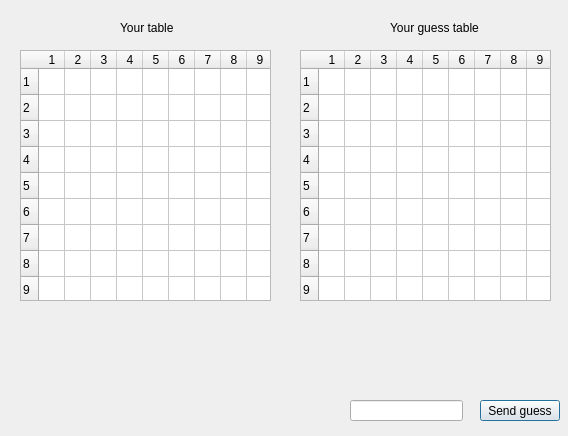
<?xml version="1.0" encoding="UTF-8"?>
<ui version="4.0">
 <class>GameDialog</class>
 <widget class="QDialog" name="GameDialog">
  <property name="geometry">
   <rect>
    <x>0</x>
    <y>0</y>
    <width>568</width>
    <height>436</height>
   </rect>
  </property>
  <property name="windowTitle">
   <string>Dialog</string>
  </property>
  <widget class="QPushButton" name="guessButton">
   <property name="geometry">
    <rect>
     <x>480</x>
     <y>400</y>
     <width>80</width>
     <height>21</height>
    </rect>
   </property>
   <property name="text">
    <string>Send guess</string>
   </property>
  </widget>
  <widget class="QLineEdit" name="lineEdit">
   <property name="geometry">
    <rect>
     <x>350</x>
     <y>400</y>
     <width>113</width>
     <height>21</height>
    </rect>
   </property>
  </widget>
  <widget class="QLabel" name="label">
   <property name="geometry">
    <rect>
     <x>10</x>
     <y>390</y>
     <width>191</width>
     <height>61</height>
    </rect>
   </property>
   <property name="text">
    <string/>
   </property>
  </widget>
  <widget class="QTableWidget" name="playerTable">
   <property name="geometry">
    <rect>
     <x>20</x>
     <y>50</y>
     <width>251</width>
     <height>251</height>
    </rect>
   </property>
   <property name="verticalScrollBarPolicy">
    <enum>Qt::ScrollBarAlwaysOff</enum>
   </property>
   <property name="horizontalScrollBarPolicy">
    <enum>Qt::ScrollBarAlwaysOff</enum>
   </property>
   <property name="autoScroll">
    <bool>false</bool>
   </property>
   <property name="rowCount">
    <number>10</number>
   </property>
   <property name="columnCount">
    <number>10</number>
   </property>
   <attribute name="horizontalHeaderMinimumSectionSize">
    <number>1</number>
   </attribute>
   <attribute name="horizontalHeaderDefaultSectionSize">
    <number>26</number>
   </attribute>
   <attribute name="verticalHeaderMinimumSectionSize">
    <number>1</number>
   </attribute>
   <attribute name="verticalHeaderDefaultSectionSize">
    <number>26</number>
   </attribute>
   <row/>
   <row/>
   <row/>
   <row/>
   <row/>
   <row/>
   <row/>
   <row/>
   <row/>
   <row/>
   <column/>
   <column/>
   <column/>
   <column/>
   <column/>
   <column/>
   <column/>
   <column/>
   <column/>
   <column/>
  </widget>
  <widget class="QTableWidget" name="guessTable">
   <property name="geometry">
    <rect>
     <x>300</x>
     <y>50</y>
     <width>251</width>
     <height>251</height>
    </rect>
   </property>
   <property name="verticalScrollBarPolicy">
    <enum>Qt::ScrollBarAlwaysOff</enum>
   </property>
   <property name="horizontalScrollBarPolicy">
    <enum>Qt::ScrollBarAlwaysOff</enum>
   </property>
   <property name="autoScroll">
    <bool>false</bool>
   </property>
   <property name="rowCount">
    <number>10</number>
   </property>
   <property name="columnCount">
    <number>10</number>
   </property>
   <attribute name="horizontalHeaderMinimumSectionSize">
    <number>1</number>
   </attribute>
   <attribute name="horizontalHeaderDefaultSectionSize">
    <number>26</number>
   </attribute>
   <attribute name="verticalHeaderMinimumSectionSize">
    <number>1</number>
   </attribute>
   <attribute name="verticalHeaderDefaultSectionSize">
    <number>26</number>
   </attribute>
   <row/>
   <row/>
   <row/>
   <row/>
   <row/>
   <row/>
   <row/>
   <row/>
   <row/>
   <row/>
   <column/>
   <column/>
   <column/>
   <column/>
   <column/>
   <column/>
   <column/>
   <column/>
   <column/>
   <column/>
  </widget>
  <widget class="QLabel" name="label_2">
   <property name="geometry">
    <rect>
     <x>120</x>
     <y>20</y>
     <width>71</width>
     <height>16</height>
    </rect>
   </property>
   <property name="text">
    <string>Your table</string>
   </property>
  </widget>
  <widget class="QLabel" name="label_3">
   <property name="geometry">
    <rect>
     <x>390</x>
     <y>20</y>
     <width>91</width>
     <height>16</height>
    </rect>
   </property>
   <property name="text">
    <string>Your guess table</string>
   </property>
  </widget>
 </widget>
 <resources/>
 <connections/>
</ui>
